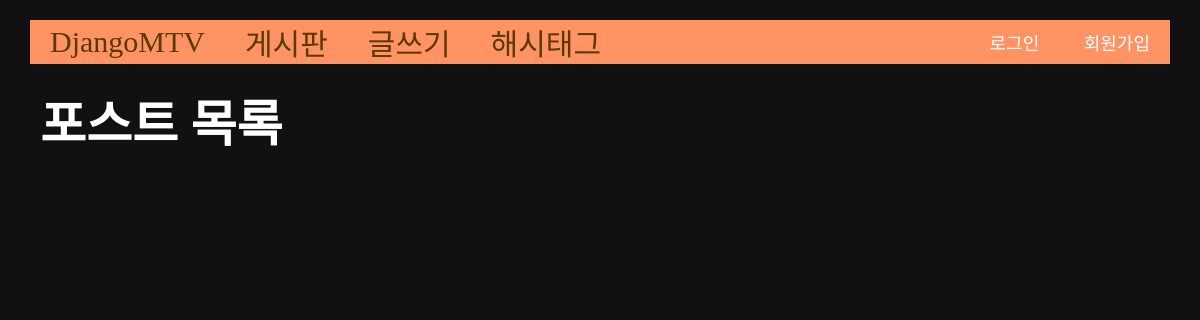
Page /second/ on the earlier database version.
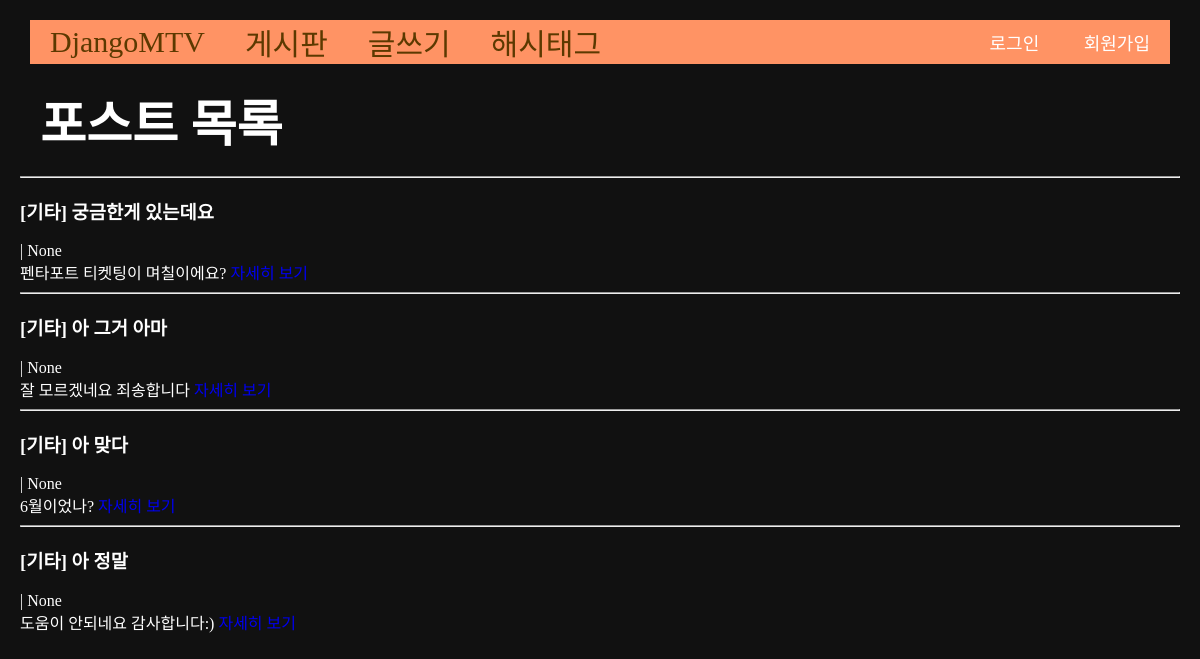
Same page on the later database version.
### main/models.py (models this page shows, shortened)
class Post(models.Model):
    title = models.CharField(max_length=50)
    writer = models.ForeignKey(User, null=False, blank=False, on_delete=models.CASCADE)
    post_type = models.CharField(max_length=50, null=True)
    image = models.ImageField(upload_to="post/", blank=True, null=True)
    body = models.TextField()
    pub_date = models.DateTimeField()
    tag = models.ManyToManyField(Tag, related_name='post', blank=True)
    like = models.ManyToManyField(User, related_name='likes', blank=True)
    like_count = models.PositiveIntegerField(default=0)
    def summary(self):
        return self.body[:20]

### main/views.py (the view)
# urls.py: path('second/', secondpage, name="secondpage"),
def secondpage(request):
    posts = Post.objects.all()
    return render(request, 'main/secondpage.html', {'posts':posts})

### main/templates/main/secondpage.html (shortened to what this page needs)
{% extends 'base.html' %}
{% block content %}
<h1 class="contents">포스트 목록</h1>
<div>
    {% for post in posts %}
    <div>
        <hr/>
        <h3>{% if post.post_type == "Q" %}
            [질문]
        {% elif post.post_type == "A" %}
            [답변]
        {% else %}
            [기타]
        {% endif %}
         {{ post.title }}</h3>
        {{post.writer}} | {{post.pub_date}}<br>
        {{post.summary}}
        <a href="{% url 'main:detail' post.id %}">자세히 보기</a>
        <br>
    </div>
    {% endfor %}
</div>
{% endblock %}

Differences in the rows shown:
added Post: post_type "[기타]", title "궁금한게 있는데요", pub_date "None", summary "펜타포트 티켓팅이 며칠이에요?"
added Post: post_type "[기타]", title "아 그거 아마", pub_date "None", summary "잘 모르겠네요 죄송합니다"
added Post: post_type "[기타]", title "아 맞다", pub_date "None", summary "6월이었나?"
added Post: post_type "[기타]", title "아 정말", pub_date "None", summary "도움이 안되네요 감사합니다:)"
